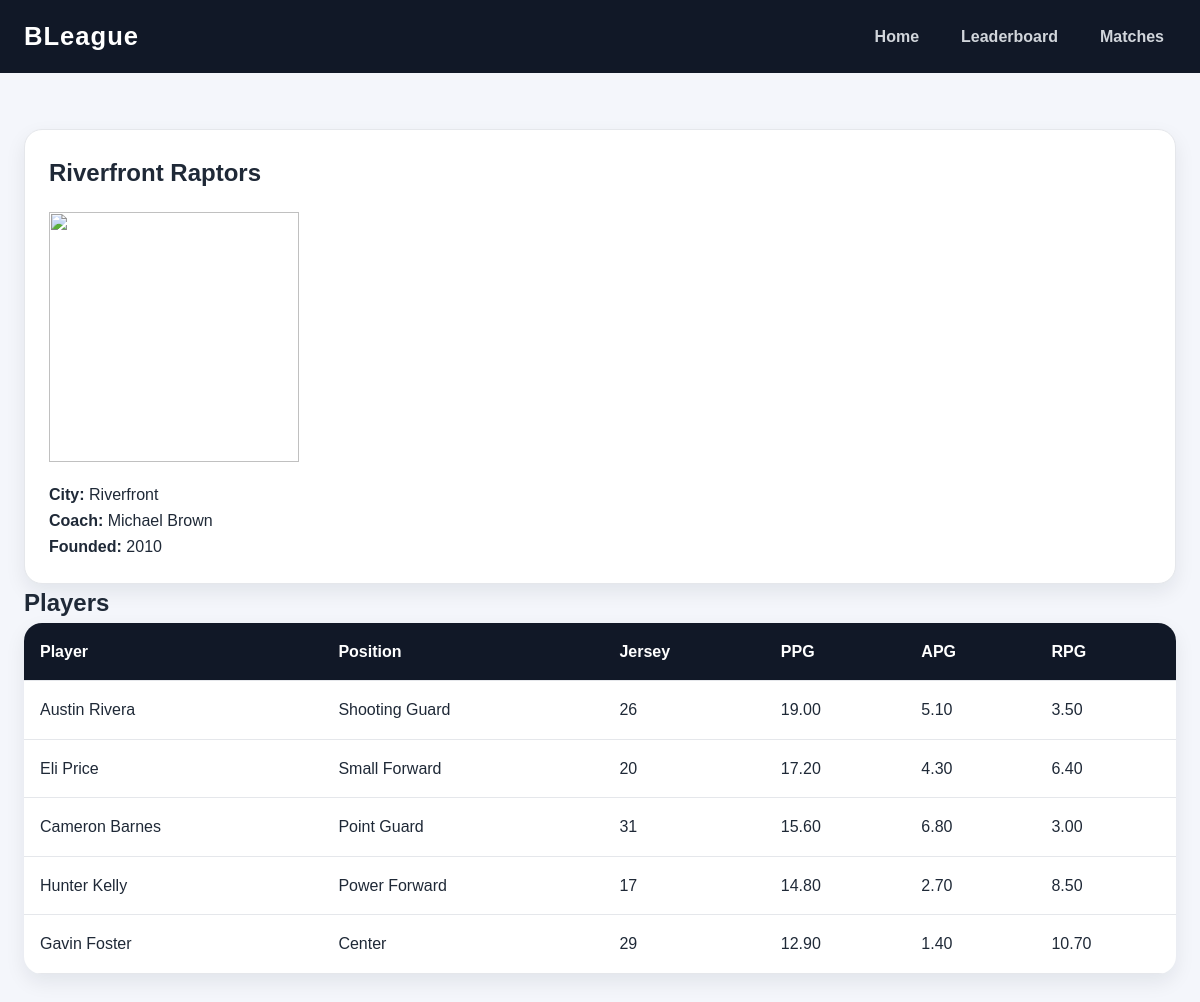
Screenshot of /team.php?id=2 with the database file from the repository.
### tables this page shows
CREATE TABLE Teams(
    TeamID INT AUTO_INCREMENT PRIMARY KEY,
    TeamsName VARCHAR(100) NOT NULL UNIQUE,
    City VARCHAR(100) NOT NULL,
    CoachName VARCHAR(100),
    FoundedYear YEAR NOT NULL,

    CONSTRAINT chk_founded_year 
    CHECK (FoundedYear >= 2000)
);

CREATE TABLE Players(
    PlayerID INT AUTO_INCREMENT PRIMARY KEY,

    PlayerName VARCHAR(100) NOT NULL,
    PlayerPosition VARCHAR(50) NOT NULL,

    JerseyNumber INT NOT NULL UNIQUE,

    PointsPerGame DECIMAL(5,2) DEFAULT 0,
    AssistsPerGame DECIMAL(5,2) DEFAULT 0,
    ReboundsPerGame DECIMAL(5,2) DEFAULT 0,

    TeamID INT NOT NULL,

    CONSTRAINT chk_jersey 
    CHECK (JerseyNumber BETWEEN 0 AND 99),

    CONSTRAINT chk_points 
    CHECK (PointsPerGame >= 0),

    CONSTRAINT chk_assists 
    CHECK (AssistsPerGame >= 0),

    CONSTRAINT chk_rebounds 
    CHECK (ReboundsPerGame >= 0),

    CONSTRAINT fk_players_team 
    FOREIGN KEY (TeamID) REFERENCES Teams(TeamID)
    ON DELETE CASCADE
    ON UPDATE CASCADE
);

### web/team.php (the view, shortened to what this page needs)
<?php
include "db.php";
$teamID = intval($_GET['id']);
$teamSql = "SELECT * FROM Teams WHERE TeamID = $teamID";
$teamResult = $conn->query($teamSql);
$team = $teamResult->fetch_assoc();
$image = strtolower(str_replace(" ", "", $team['TeamsName'])) . ".png";
?>
<!DOCTYPE html>
<html>
<head>
    <link rel="stylesheet" href="style.css">
</head>
<body>
<header class="site-header">
    <nav class="navbar">
        <a class="logo" href="index.php">BLeague</a>
        <ul class="nav-links">
            <li><a href="index.php">Home</a></li>
            <li><a href="leaderboard.php">Leaderboard</a></li>
            <li><a href="matches.php">Matches</a></li>
        </ul>
    </nav>
</header>
<main>
<section class="section">
    <div class="team-card">
        <h1><?php echo $team['TeamsName']; ?></h1>
        <img src="images/<?php echo $image; ?>" class="team-logo-large">
        <p><strong>City:</strong> <?php echo $team['City']; ?></p>
        <p><strong>Coach:</strong> <?php echo $team['CoachName']; ?></p>
        <p><strong>Founded:</strong> <?php echo $team['FoundedYear']; ?></p>
    </div>
    <h2>Players</h2>
    <div class="table-wrapper">
        <table>
            <tr>
                <th>Player</th>
                <th>Position</th>
                <th>Jersey</th>
                <th>PPG</th>
                <th>APG</th>
                <th>RPG</th>
            </tr>
            <?php
            $playerSql = "
            SELECT * FROM Players
            WHERE TeamID = $teamID
            ORDER BY PointsPerGame DESC
            ";
            $players = $conn->query($playerSql);
            while ($row = $players->fetch_assoc()) {
                echo "<tr>";
                echo "<td>" . $row['PlayerName'] . "</td>";
                echo "<td>" . $row['PlayerPosition'] . "</td>";
                echo "<td>" . $row['JerseyNumber'] . "</td>";
                echo "<td>" . $row['PointsPerGame'] . "</td>";
                echo "<td>" . $row['AssistsPerGame'] . "</td>";
                echo "<td>" . $row['ReboundsPerGame'] . "</td>";
                echo "</tr>";
            }
            ?>
        </table>
    </div>
</section>
</main>
</body>
</html>

### web/style.css (style rules this page uses)
* { box-sizing: border-box; margin: 0; padding: 0; }
body { font-family: Arial, Helvetica, sans-serif; background: #f4f6fb; color: #1f2937; line-height: 1.6; }
.site-header { background: #111827; position: sticky; top: 0; z-index: 10; }
.navbar { max-width: 1200px; margin: auto; padding: 16px 24px; display: flex; align-items: center; justify-content: space-between; }
.logo { color: #ffffff; font-size: 1.6rem; font-weight: 800; text-decoration: none; letter-spacing: 1px; }
.nav-links { list-style: none; display: flex; gap: 18px; }
.nav-links a { color: #d1d5db; text-decoration: none; font-weight: 600; padding: 8px 12px; border-radius: 8px; }
.section { max-width: 1200px; margin: 0 auto; padding: 56px 24px; }
.team-card { background: #ffffff; border: 1px solid #e5e7eb; border-radius: 18px; padding: 24px; box-shadow: 0 8px 20px rgba(17, 24, 39, 0.08); }
.table-wrapper { overflow-x: auto; background: #ffffff; border-radius: 18px; box-shadow: 0 8px 20px rgba(17, 24, 39, 0.08); }
table { width: 100%; border-collapse: collapse; }
th, td { padding: 16px; text-align: left; border-bottom: 1px solid #e5e7eb; }
th { background: #111827; color: #ffffff; }
.team-logo-large { width:250px; height:250px; object-fit:contain; margin:20px 0; }

### rows the page displays
teams: TeamsName "Riverfront Raptors", City "Riverfront", CoachName "Michael Brown", FoundedYear "2010"
players: PlayerName "Austin Rivera", PlayerPosition "Shooting Guard", JerseyNumber "26", PointsPerGame "19.00", AssistsPerGame "5.10", ReboundsPerGame "3.50"
players: PlayerName "Eli Price", PlayerPosition "Small Forward", JerseyNumber "20", PointsPerGame "17.20", AssistsPerGame "4.30", ReboundsPerGame "6.40"
players: PlayerName "Cameron Barnes", PlayerPosition "Point Guard", JerseyNumber "31", PointsPerGame "15.60", AssistsPerGame "6.80", ReboundsPerGame "3.00"
players: PlayerName "Hunter Kelly", PlayerPosition "Power Forward", JerseyNumber "17", PointsPerGame "14.80", AssistsPerGame "2.70", ReboundsPerGame "8.50"
players: PlayerName "Gavin Foster", PlayerPosition "Center", JerseyNumber "29", PointsPerGame "12.90", AssistsPerGame "1.40", ReboundsPerGame "10.70"
